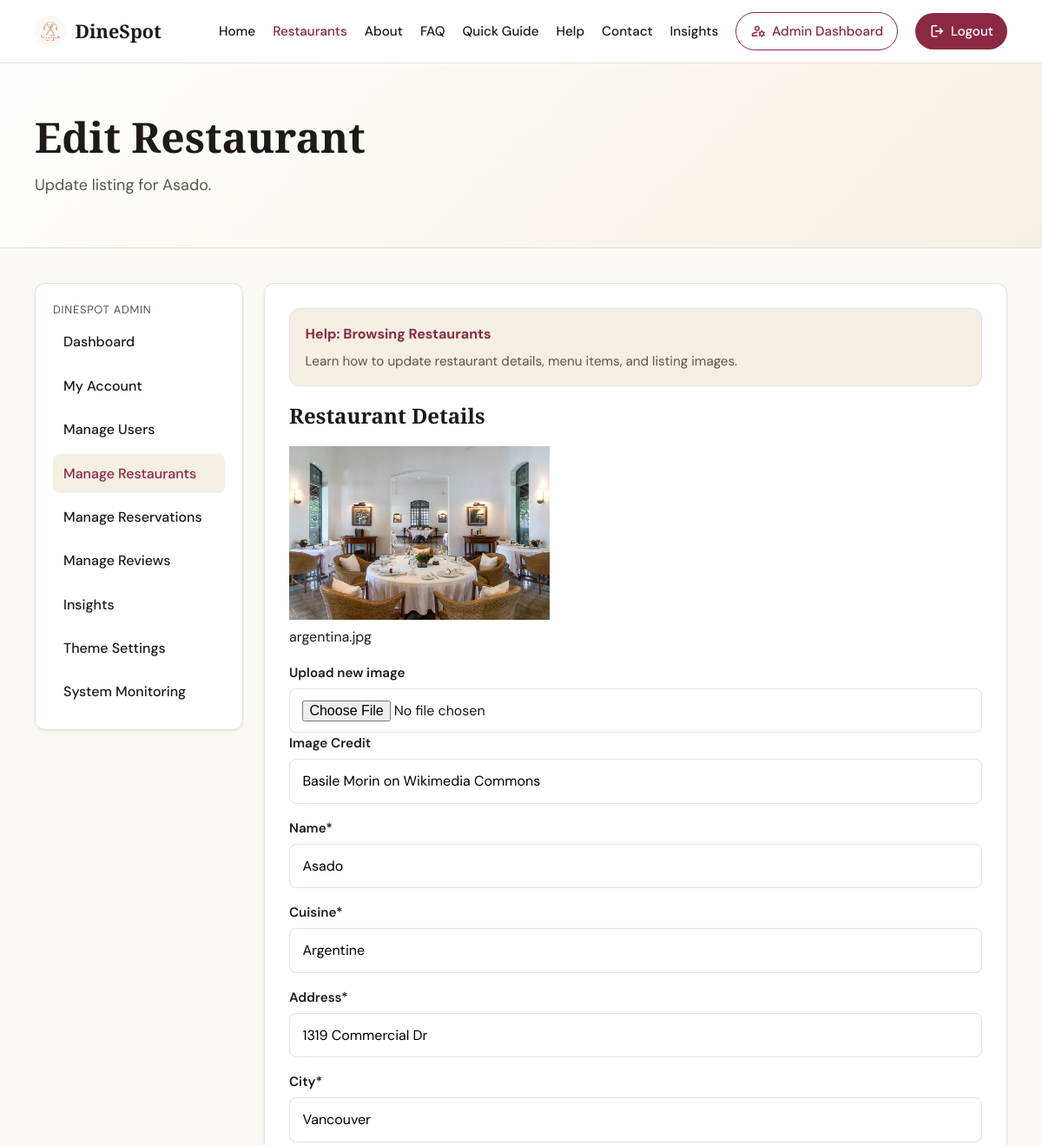
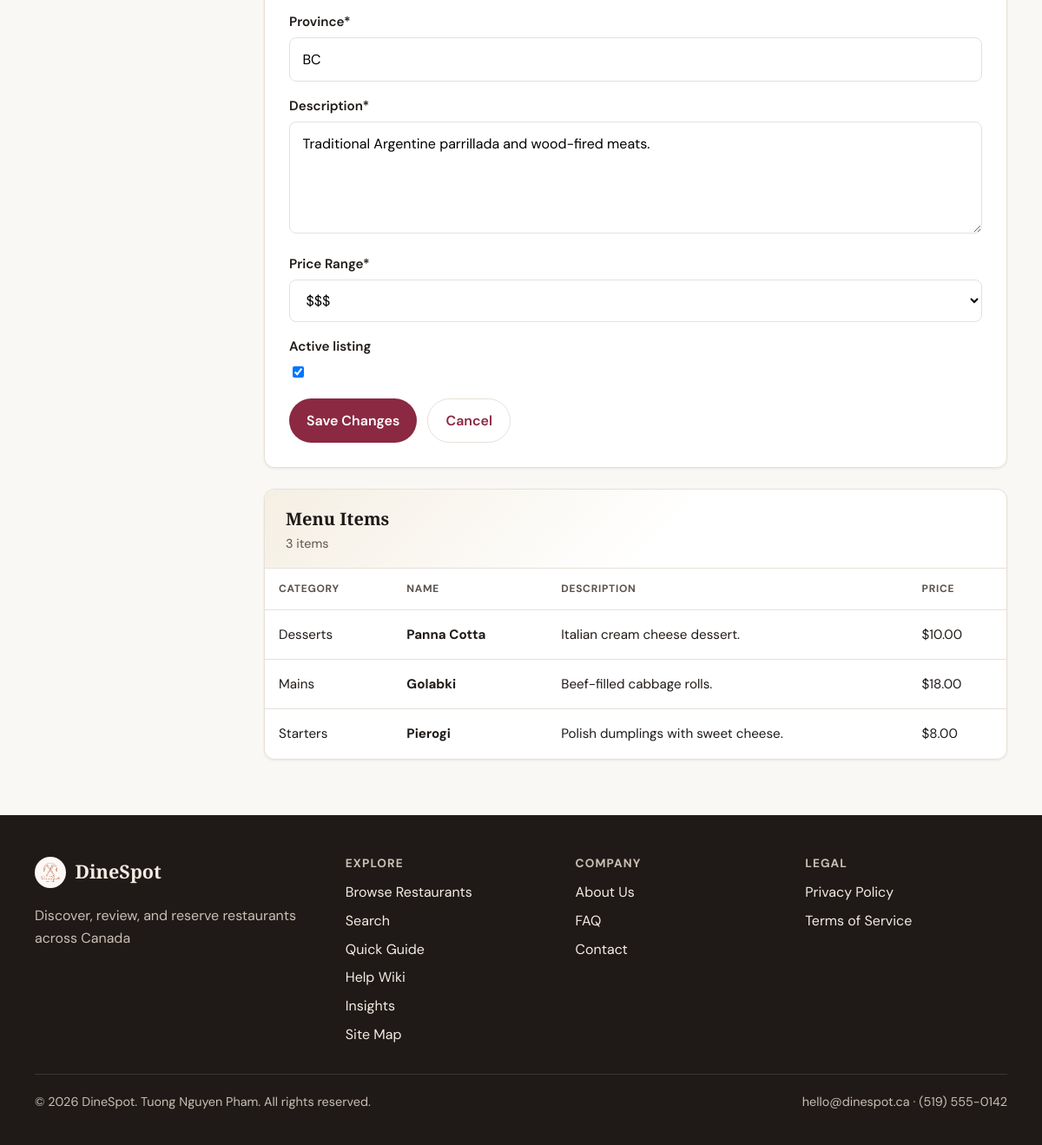
/admin/restaurants/edit.php?id=19 (signed in), run on the app's committed database (2 pictures, top to bottom).
### tables this page shows
CREATE TABLE restaurants (
    id INT AUTO_INCREMENT PRIMARY KEY,
    name VARCHAR(150) NOT NULL,
    cuisine VARCHAR(80) NOT NULL,
    city VARCHAR(80) NOT NULL,
    province VARCHAR(10) NOT NULL,
    description TEXT NOT NULL,
    address VARCHAR(255) NULL,
    image_path VARCHAR(255) NULL,
    latitude DECIMAL(10, 7) NULL,
    longitude DECIMAL(10, 7) NULL,
    price_range TINYINT NOT NULL DEFAULT 2,
    is_active TINYINT(1) NOT NULL DEFAULT 1,
    image_credit VARCHAR(255) NULL,
    created_at TIMESTAMP NOT NULL DEFAULT CURRENT_TIMESTAMP,
    CONSTRAINT chk_restaurants_price_range CHECK (price_range BETWEEN 1 AND 4)
);

CREATE TABLE menu_items (
    id INT AUTO_INCREMENT PRIMARY KEY,
    restaurant_id INT NOT NULL,
    category VARCHAR(80) NOT NULL,
    name VARCHAR(120) NOT NULL,
    description TEXT NULL,
    price DECIMAL(8, 2) NOT NULL,
    CONSTRAINT fk_menu_restaurant FOREIGN KEY (restaurant_id) REFERENCES restaurants(id) ON DELETE CASCADE
);

### includes/db.php (called while the page is built, shortened)
<?php
function db(): PDO
{
    static $pdo = null;
    if ($pdo instanceof PDO) {
        return $pdo;
    }
    $dsn = sprintf(
        'mysql:host=%s;port=%s;dbname=%s;charset=%s',
        DB_HOST,
        DB_PORT,
        DB_NAME,
        DB_CHARSET
    );
    $pdo = new PDO($dsn, DB_USER, DB_PASS, [
        PDO::ATTR_ERRMODE => PDO::ERRMODE_EXCEPTION,
        PDO::ATTR_DEFAULT_FETCH_MODE => PDO::FETCH_ASSOC,
        PDO::ATTR_EMULATE_PREPARES => false,
    ]);
    return $pdo;
}

### includes/functions.php (called while the page is built, shortened)
<?php
function e(string $value): string
{
    return htmlspecialchars($value, ENT_QUOTES, 'UTF-8');
}
function get_site_setting(string $key, ?string $default = null): ?string
{
    static $cache = [];
    if (array_key_exists($key, $cache)) {
        return $cache[$key];
    }
    try {
        require_once __DIR__ . '/db.php';
        $stmt = db()->prepare('SELECT setting_value FROM site_settings WHERE setting_key = :key');
        $stmt->execute(['key' => $key]);
        $value = $stmt->fetchColumn();
        $cache[$key] = $value !== false ? (string) $value : $default;
        return $cache[$key];
    } catch (Throwable $e) {
        return $default;
    }
}
function price_range_label(int $range): string
{
    return str_repeat('$', max(1, min(4, $range)));
}
function restaurant_image_url(array $restaurant, string $prefix = ''): string
{
    return $prefix . ($restaurant['image_path'] ?? 'assets/images/DineSpot-logo.jpg');
}
function get_menu_items_grouped(int $restaurantId): array
{
    require_once __DIR__ . '/db.php';
    $stmt = db()->prepare(
        'SELECT category, name, description, price
         FROM menu_items
         WHERE restaurant_id = :restaurant_id
         ORDER BY category ASC, name ASC'
    );
    $stmt->execute(['restaurant_id' => $restaurantId]);
    $grouped = [];
    foreach ($stmt->fetchAll() as $item) {
        $grouped[$item['category']][] = $item;
    }
    return $grouped;
}
function get_restaurant_by_id_for_admin(int $id): ?array
{
    require_once __DIR__ . '/db.php';
    $stmt = db()->prepare('SELECT * FROM restaurants WHERE id = :id');
    $stmt->execute(['id' => $id]);
    $restaurant = $stmt->fetch();
    return $restaurant ?: null;
}

### admin/restaurants/edit.php (the view, shortened to what this page needs)
<?php
$assetPrefix = '../../';
require_once __DIR__ . '/../../includes/functions.php';
require_once __DIR__ . '/../../includes/db.php';
$id = (int) ($_GET['id'] ?? 0);
$restaurant = get_restaurant_by_id_for_admin($id);
$name = $restaurant['name'];
$cuisine = $restaurant['cuisine'];
$city = $restaurant['city'];
$province = $restaurant['province'];
$description = $restaurant['description'];
$address = $restaurant['address'] ?? '';
$price_range = (int) $restaurant['price_range'];
$is_active = (int) $restaurant['is_active'];
$image_credit = $restaurant['image_credit'] ?? '';
$menuGrouped = get_menu_items_grouped($id);
$menuItems = [];
foreach ($menuGrouped as $items) {
    foreach ($items as $item) {
        $menuItems[] = $item;
    }
}
require_once __DIR__ . '/../../includes/header.php';
?>
<section class="page-hero">
    <div class="container">
        <h1>Edit Restaurant</h1>
        <p class="lead">Update listing for <?= e($name) ?>.</p>
    </div>
</section>
<section class="page-content">
    <div class="container client-layout">
        <?php require admin_path('management/_sidebar.php'); ?>
        <div class="client-main">
            <div class="content-card">
                <?php
                require __DIR__ . '/../../includes/partials/context-help.php';
                ?>
                <h2>Restaurant Details</h2>
                <form class="auth-form" method="post" action="edit.php?id=<?= (int) $id ?>" enctype="multipart/form-data" novalidate>
                    <div class="form-group">
                        <img src="<?= e(restaurant_image_url($restaurant, $assetPrefix)) ?>" alt="<?= e($name) ?>" style="max-width: 300px; height: auto;">
                        <p class="admin-edit-restaurant-image-name"><?= e(basename($restaurant['image_path'] ?? 'File not found')) ?></p>
                        <label for="image">Upload new image</label>
                        <input type="file" name="image" id="image" accept="image/jpeg, image/png, image/jpg">
                        <label for="image_credit">Image Credit</label>
                        <input type="text" id="image_credit" name="image_credit" value="<?= e($image_credit) ?>">
                    </div>
                    <div class="form-group">
                        <label for="name">Name*</label>
                        <input type="text" id="name" name="name" value="<?= e($name) ?>" required>
                    </div>
                    <div class="form-group">
                        <label for="cuisine">Cuisine*</label>
                        <input type="text" id="cuisine" name="cuisine" value="<?= e($cuisine) ?>" required>
                    </div>
                    <div class="form-group">
                        <label for="address">Address*</label>
                        <input type="text" id="address" name="address" value="<?= e($address) ?>">
                    </div>
                    <div class="form-group">
                        <label for="city">City*</label>
                        <input type="text" id="city" name="city" value="<?= e($city) ?>" required>
                    </div>
                    <div class="form-group">
                        <label for="province">Province*</label>
                        <input type="text" id="province" name="province" value="<?= e($province) ?>" maxlength="10" placeholder="ON" required>
                    </div>
                    <div class="form-group">
                        <label for="description">Description*</label>
                        <textarea id="description" name="description" rows="4" required><?= e($description) ?></textarea>
                    </div>
                    <div class="form-group">
                        <label for="price_range">Price Range*</label>
                        <select id="price_range" name="price_range" required>
                            <?php for ($i = 1; $i <= 4; $i++): ?>
                                <option value="<?= $i ?>"<?= $price_range === $i ? ' selected' : '' ?>><?= e(price_range_label($i)) ?></option>
                            <?php endfor; ?>
                        </select>
                    </div>
                    <div class="form-group">
                        <label for="is_active">Active listing</label>
                        <input type="checkbox" id="is_active" name="is_active" value="1"<?= $is_active ? ' checked' : '' ?>>
                    </div>
                    <div class="form-actions">
                        <button type="submit" class="btn btn-primary">Save Changes</button>
                        <a class="btn btn-secondary" href="list.php">Cancel</a>
                    </div>
                </form>
            </div>
            <div class="content-card admin-users-card">
                <div class="admin-table-toolbar">
                    <div>
                        <h2>Menu Items</h2>
                        <p class="admin-table-meta"><?= count($menuItems) ?> item<?= count($menuItems) === 1 ? '' : 's' ?></p>
                    </div>
                </div>
                <?php if ($menuItems === []): ?>
                    <p class="admin-table-empty">No menu items found.</p>
                <?php else: ?>
                    <div class="admin-table-scroll" tabindex="0" aria-label="Menu items table">
                        <table class="admin-data-table">
                            <thead>
                                <tr>
                                    <th scope="col">Category</th>
                                    <th scope="col">Name</th>
                                    <th scope="col">Description</th>
                                    <th scope="col">Price</th>
                                </tr>
                            </thead>
                            <tbody>
                                <?php foreach ($menuItems as $item): ?>
                                    <tr>
                                        <td><?= e($item['category']) ?></td>
                                        <td><strong><?= e($item['name']) ?></strong></td>
                                        <td><?= e($item['description'] ?? '') ?></td>
                                        <td>$<?= e(number_format((float) $item['price'], 2)) ?></td>
                                    </tr>
                                <?php endforeach; ?>
                            </tbody>
                        </table>
                    </div>
                <?php endif; ?>
            </div>
        </div>
    </div>
</section>
<?php require_once __DIR__ . '/../../includes/footer.php'; ?>

### assets/css/style.css (style rules this page uses)
:root { --radius: 12px; --font-body: "DM Sans", system-ui, sans-serif; --font-display: "Playfair Display", Georgia, serif; --max-width: 1120px; }
*, *::before, *::after { box-sizing: border-box; }
html { scroll-behavior: smooth; }
body { margin: 0; font-family: var(--font-body); font-size: 1rem; line-height: 1.6; color: var(--color-text); background: var(--color-bg); }
img { max-width: 100%; height: auto; }
a { color: var(--color-primary); text-decoration-thickness: 1px; text-underline-offset: 3px; }
h1, h2, h3 { font-family: var(--font-display); line-height: 1.2; margin-top: 0; }
p { margin-top: 0; }
.container { width: min(100% - 2rem, var(--max-width)); margin-inline: auto; }
.page-hero { padding: 3.5rem 0 2.5rem; background: linear-gradient(135deg, var(--color-hero-start) 0%, var(--color-hero-end) 100%); border-bottom: 1px solid var(--color-border); }
.page-hero h1 { font-size: clamp(2rem, 4vw, 3rem); margin-bottom: 0.75rem; }
.page-hero .lead { max-width: 42rem; font-size: 1.125rem; color: var(--color-muted); }
.page-content { padding: 2.5rem 0 4rem; }
.content-card { background: var(--color-surface); border: 1px solid var(--color-border); border-radius: var(--radius); padding: 1.75rem; box-shadow: var(--shadow-sm); }
.content-card + .content-card { margin-top: 1.5rem; }
.auth-form .form-group { margin-bottom: 1rem; }
.btn { display: inline-flex; align-items: center; justify-content: center; padding: 0.75rem 1.25rem; border-radius: 999px; font: inherit; font-weight: 600; cursor: pointer; text-decoration: none; border: none; }
.btn-primary { background: var(--color-primary); color: #fff; }
.btn-secondary { background: transparent; color: var(--color-primary); border: 1px solid var(--color-border); text-align: center; }
.client-layout { display: grid; grid-template-columns: 240px minmax(0, 1fr); gap: 1.5rem; align-items: start; }
.client-main .form-group { margin-bottom: 1rem; }
.form-actions { display: flex; flex-wrap: wrap; gap: 0.75rem; margin-top: 0.5rem; }
.admin-users-card { overflow: hidden; padding: 0; }
.admin-table-toolbar { display: flex; align-items: flex-end; justify-content: space-between; gap: 1rem; padding: 1.35rem 1.5rem 1rem; border-bottom: 1px solid var(--color-border); background: linear-gradient(135deg, var(--color-accent-soft) 0%, transparent 55%); }
.admin-table-toolbar h2 { margin: 0; font-size: 1.25rem; }
.admin-table-meta { margin: 0.35rem 0 0; color: var(--color-muted); font-size: 0.9rem; }
.admin-table-scroll { overflow-x: auto; -webkit-overflow-scrolling: touch; }
.admin-data-table { width: 100%; border-collapse: collapse; font-size: 0.95rem; }
.admin-data-table thead th { padding: 0.85rem 1rem; text-align: left; font-size: 0.75rem; font-weight: 700; letter-spacing: 0.06em; text-transform: uppercase; color: var(--color-muted); background: var(--color-surface); border-bottom: 1px solid var(--color-border); white-space: nowrap; }
.admin-data-table tbody tr { transition: background 0.18s ease, box-shadow 0.18s ease; }
.admin-data-table td { padding: 1rem; border-bottom: 1px solid var(--color-border); vertical-align: middle; }
.admin-data-table tbody tr:last-child td { border-bottom: none; }
.form-group { margin-bottom: 0; }
.form-group label { display: block; margin-bottom: 0.35rem; font-weight: 600; font-size: 0.95rem; }
.form-group input, .form-group select, .form-group textarea { width: 100%; padding: 0.75rem 0.9rem; border: 1px solid var(--color-border); border-radius: 8px; font: inherit; background: var(--color-surface); }
.form-group input[type="checkbox"] { width: auto; padding: 0; margin-top: 0.15rem; }

### assets/css/theme-classic.css (style rules this page uses)
:root { --color-primary: #8b2942; --color-primary-dark: #6d1f33; --color-accent: #c9a962; --color-bg: #faf8f5; --color-surface: #ffffff; --color-text: #1f1a17; --color-muted: #5c534c; --color-border: #e8e0d8; --color-accent-soft: #f5efe3; --color-favourite: #fed988; --color-header-bg: rgba(255, 255, 255, 0.95); --color-hero-start: #ffffff; --color-hero-end: #f5efe3; --color-footer-bg: #1f1a17; --color-footer-text: #f3ece4; --color-footer-muted: #c9bfb4; --color-footer-border: rgba(255, 255, 255, 0.12); --color-success: #2d6a4f; --color-success-bg: #e8f5ef; --color-error: #9b2226; --color-error-bg: #fdecea; --color-focus-ring: rgba(139, 41, 66, 0.25); --shadow-sm: 0 1px 3px rgba(31, 26, 23, 0.08); --shadow-md: 0 8px 24px rgba(31, 26, 23, 0.1); }

### data on the page
restaurants: name "Asado", image_path (picture), image_path "argentina.jpg", image_credit "Basile Morin on Wikimedia Commons", cuisine "Argentine", address "1319 Commercial Dr", city "Vancouver", province "BC", description "Traditional Argentine parrillada and wood-fired meats.", is_active "☑"
menu_items: category "Desserts", name "Panna Cotta", description "Italian cream cheese dessert.", price "10.00"
menu_items: category "Mains", name "Golabki", description "Beef-filled cabbage rolls.", price "18.00"
menu_items: category "Starters", name "Pierogi", description "Polish dumplings with sweet cheese.", price "8.00"

### other printed values
SITE_NAME "DineSpot"
$item['label'] "Dashboard"
$item['label'] "My Account"
$item['label'] "Manage Users"
$item['label'] "Manage Restaurants"
$item['label'] "Manage Reservations"
$item['label'] "Manage Reviews"
$item['label'] "Insights"
$item['label'] "Theme Settings"
$item['label'] "System Monitoring"
$helpLabel "Browsing Restaurants"
$helpIntro "Learn how to update restaurant details, menu items, and listing images."
count($menuItems) "3"
SITE_TAGLINE "Discover, review, and reserve restaurants across Canada"
SITE_EMAIL "hello@dinespot.ca"
